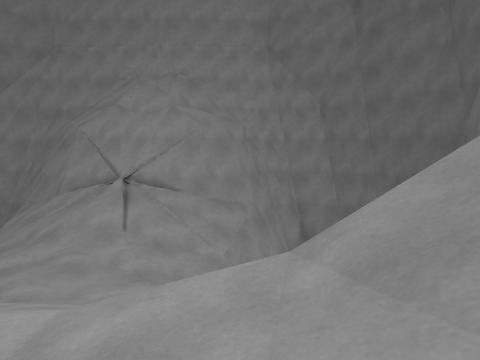
[1] (above)

15 first-person views from a walk through a 3-D level made in the Unity game engine. The camera is 1.2 m above the floor, tilts 6° down and sees 80° across. The floor is counted in squares, 2 m on a side. Each view is taken from the middle of a square. On the plan, view 1 faces up. The plan holds only what a view shows up to about 9 squares ahead; the rest is blank. The place goes on beyond the plan.

[2]
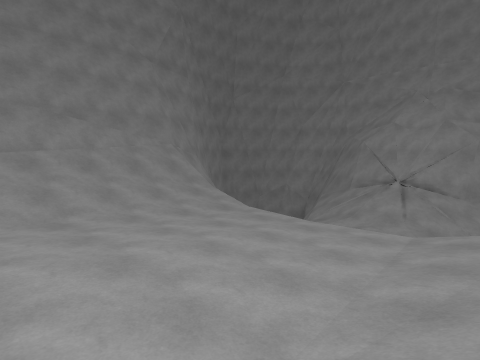

[3]
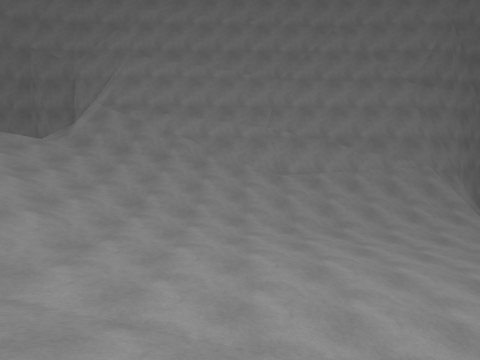

[4]
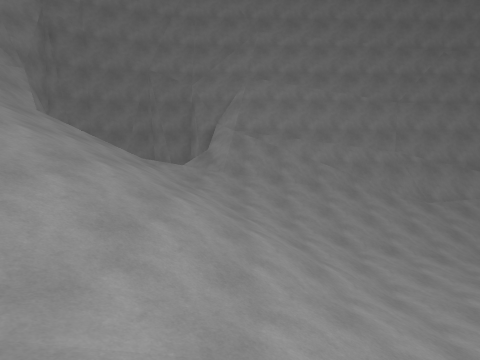

[5]
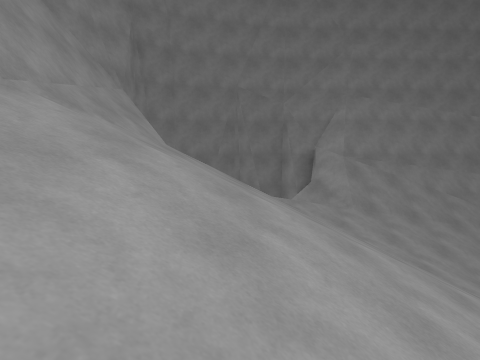

[6]
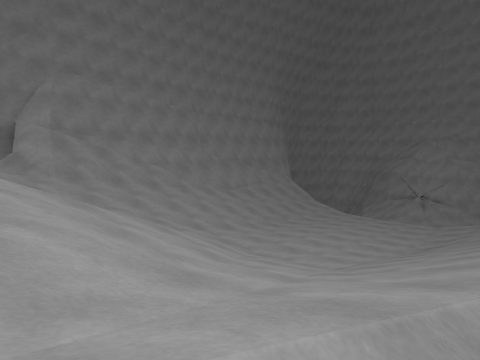

[7]
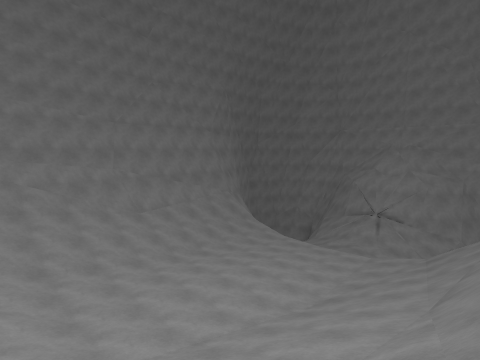

[8]
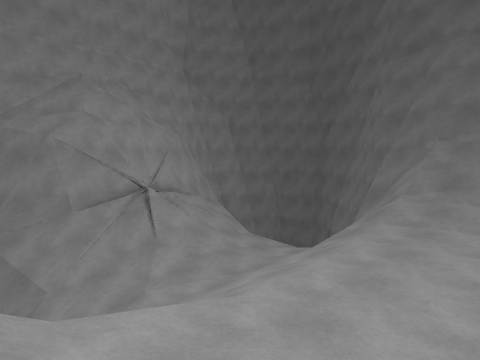

[9]
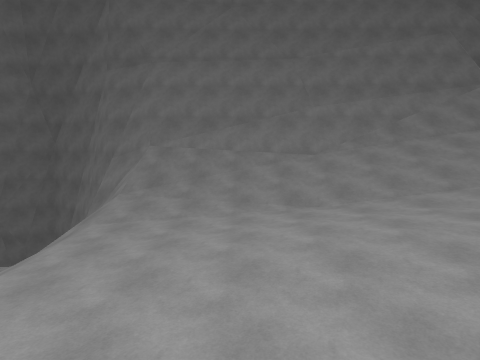

[10]
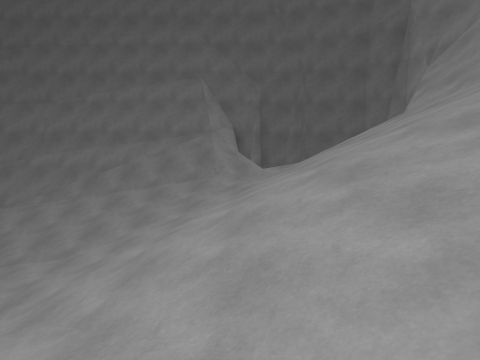

[11]
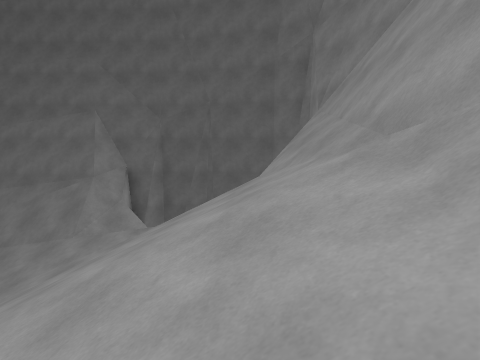

[12]
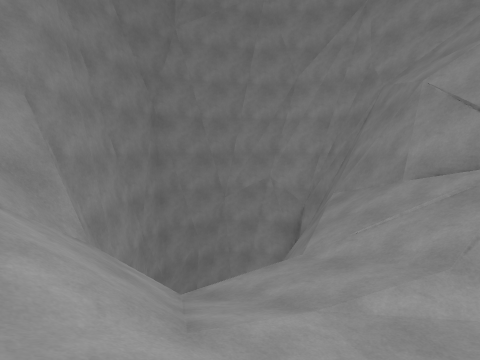

[13]
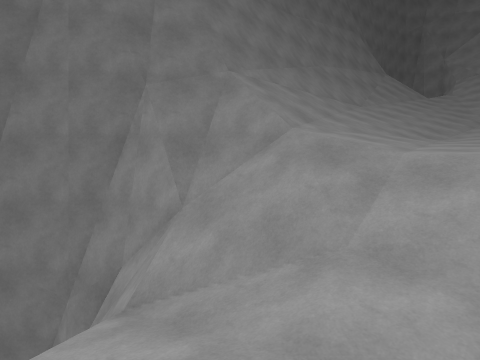

[14]
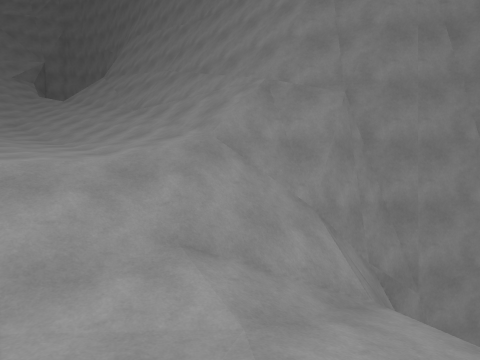

[15]
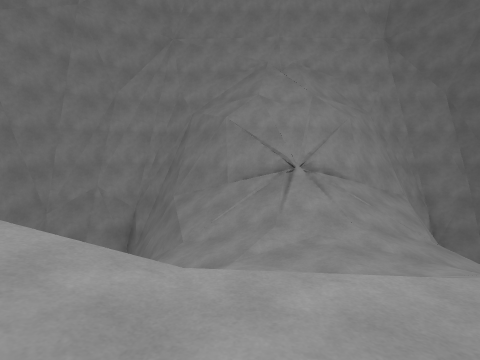

### Floor plan
Key: @ floor where view 1 was taken; # wall or solid block; x gap in a wall; . main floor; : floor 0.5 m higher than the main floor; - floor 0.5 m lower than the main floor; _ floor 0.75 m lower than the main floor; < floor 2.5 m lower than the main floor; / step, stairs or slope; = window, fence, low wall or low ledge; v drop or lower ground.
Columns run from 9 left of view 1 to 3 right of it. Each row starts with its distance up from view 1.
  9  v##     ###v
  8 vvv##   ##vvv
  7 v vv######v
  6 v  v/////vv
  5 v  ///////  v
  4 v##//<<<//##v
  3  vx///////##v
  2  ##=//////##v
  1  #//-____//#
  0  v#/._-_-@/#
 -1   #//----//#
 -2   #//....//#
 -3   #//....//#
 -4  v#//...///#
 -5  #///:::///#
 -6  #/////////#v
 -7  #//////////#
 -8 v#//////////#
 -9 #v//////////#
-10 v v////////vv
-11 v  =//////
-12 v   //////  v
-13 vvvv//////v v
-14  v#########vv

Where each view was taken, in squares from view 1:
view 1: 0 up, 0 right, facing up
view 2: 3 down, 0 right, facing up-left
view 3: 4 down, 1 right, facing left
view 4: 8 down, 1 right, facing left
view 5: 11 down, 0 right, facing left
view 6: 10 down, 1 right, facing up-left
view 7: 7 down, 2 right, facing up-left
view 8: 0 up, 6 left, facing up-right
view 9: 1 down, 6 left, facing right
view 10: 9 down, 6 left, facing right
view 11: 12 down, 5 left, facing right
view 12: 2 up, 3 left, facing up-left
view 13: 5 up, 2 left, facing down-right
view 14: 5 up, 3 left, facing down-left
view 15: 0 up, 4 left, facing up
